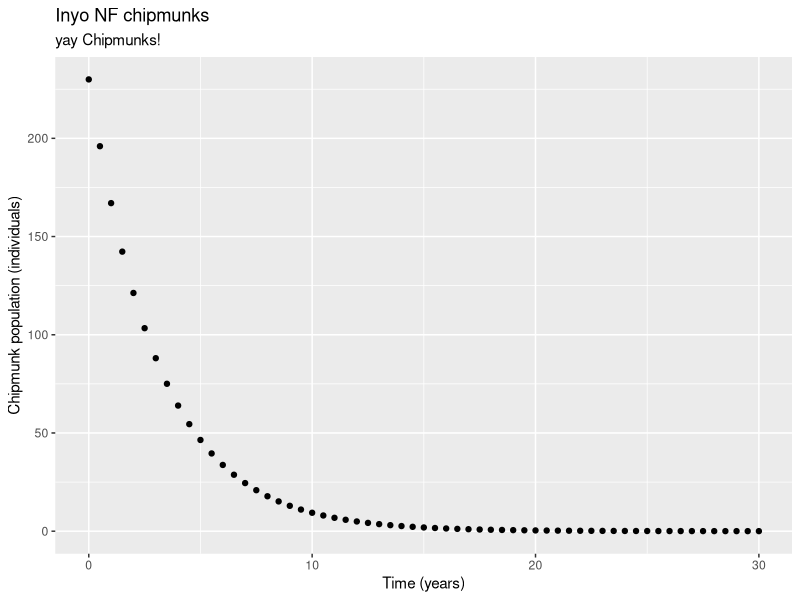

The R source for this figure:
## ---- chunk 1
knitr::opts_chunk$set(echo = TRUE)

library(tidyverse)
## ---- chunk 2
# Examples of logarithms 

log(4)

exp(5)

# A test of log(). To what power do I have to raise e to get e?

log(exp(1))

## ---- chunk 3
# This is going to be a sequence from 1 to 20, by 1 

ex_1 <- seq(from = 1, to =20, by = 1)

# Vector from 0 to 40 by increments of 0.2

ex_2 <- seq(from = 0, to = 40, by = 0.2)

# Vector from 1 to 5000 by increments of 10 

ex_3 <- seq(from = 1, to = 5000, by = 10)
## ---- chunk 4

pop_logistic <- function(capacity,init_pop, rate, time_yr) {
  
  capacity / (1 + ((capacity - init_pop) / init_pop)) * exp(-rate * time_yr)
}


pop_logistic(capacity = 2580, init_pop = 230, rate = 0.32, time_yr = 2.4)

## ---- chunk 5
# Create a vector of times from 0 to 20 , by 0.5

time_vec <- seq(from = 0, to = 30, by = 0.5)

## ---- chunk 6
chipmunk_pop <- pop_logistic(capacity = 2580, init_pop = 230, rate = 0.32, time_yr = time_vec)

## ---- chunk 7

chipmunk_df <- data.frame(time_vec, chipmunk_pop)

chipmunk_df

## ---- chunk 8
ggplot(data = chipmunk_df, aes(x = time_vec, y = chipmunk_pop)) +
  geom_point() + 
  labs(x = "Time (years)",
       y = "Chipmunk population (individuals)",
       title = "Inyo NF chipmunks",
       subtitle = "yay Chipmunks!")
       
